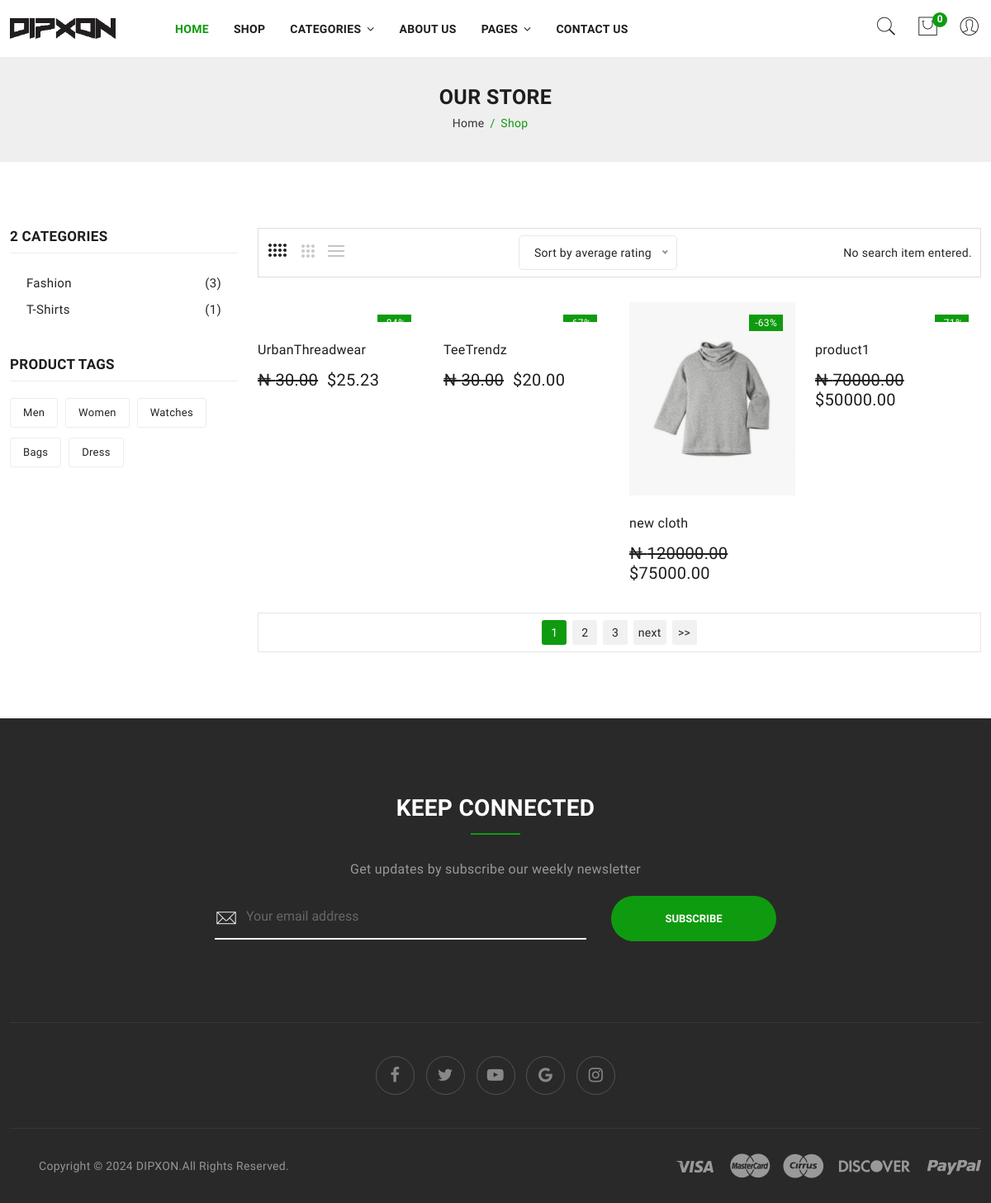
Before: /shop/products with the older database file.
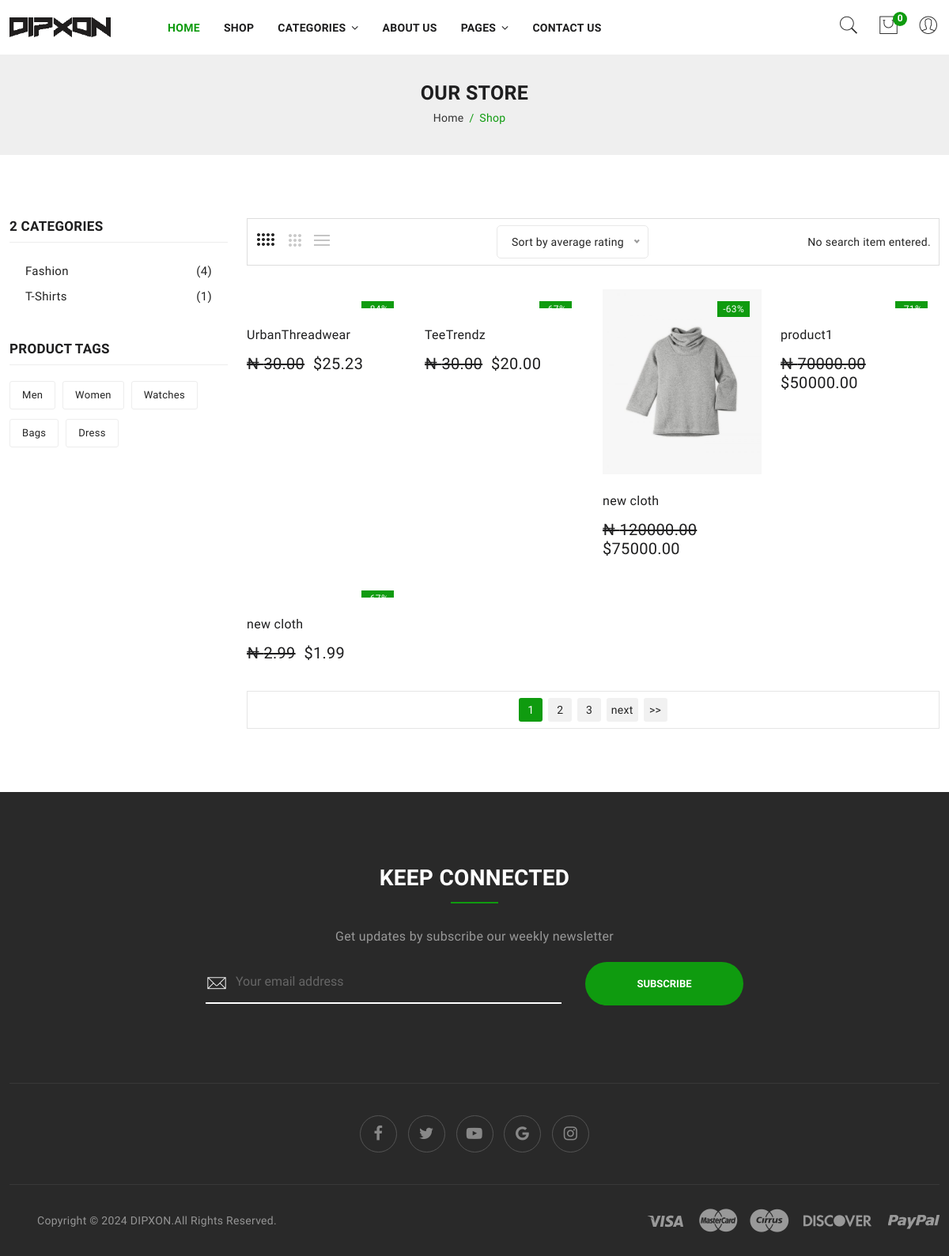
After: the same page with the newer database file.
### dipapp/models.py (models this page shows, shortened)
class Category(models.Model):
    cid         = ShortUUIDField(unique = True, length = 10, max_length = 30, prefix      ="cat", alphabet="abcbefghi12345")
    title       = models.CharField(max_length = 100, default="Fashion")
    image       = models.ImageField(upload_to="category", default="category.jpg")
    class Meta:
        verbose_name_plural = "Categories"

class Product(models.Model):
    pid                 = ShortUUIDField(unique = True,
                                         length = 10,
                                         max_length = 20,
                                         alphabet="abcbefghi12345")
    user                = models.ForeignKey(User,
                                            on_delete = models.SET_NULL,
                                            null = True)
    category            = models.ForeignKey(Category,
                                            on_delete = models.SET_NULL,
                                            null = True, related_name='category')
    vendor            = models.ForeignKey(Vendor,
                                            on_delete = models.SET_NULL,
                                            null = True)
    title               = models.CharField(max_length = 100,
                                           default = "new cloth")
    image               = models.ImageField(upload_to=user_directory_path,
                                            default="product.jpg")
    description         = RichTextUploadingField(null = True,
                                           blank = True,
                                           default = "Porduct")
    price               = models.DecimalField(max_digits=9999999999999999,
                                              decimal_places = 2,
                                              default = "1.99")
    old_price           = models.DecimalField(max_digits=9999999999999999,
                                              decimal_places = 2,
                                              default = "2.99")
    specifications      = RichTextUploadingField(null = True,
                                           blank = True)
    type               = models.CharField(max_length = 100,
                                           default = "Silk-blend",
                                           null = True,
                                           blank = True)
    stock_count               = models.CharField(max_length = 100,
                                           default = "10",
                                           null = True,
                                           blank = True)
    product_status      = models.CharField(choices = STATUS,
                                      max_length = 10,
                                      default="in_review")
    status              = models.BooleanField(default=True)
    in_stock            = models.BooleanField(default=True)
    featured            = models.BooleanField(default=False)
    digital             = models.BooleanField(default=False)
    sku                 = ShortUUIDField(unique = True,
                                         length = 4,
                                         prefix ="sku",
                                         max_length = 10,
                                         alphabet="1234567890")
    date                = models.DateTimeField(auto_now_add = True)
    updated             = models.DateTimeField(null = True, blank = True)
    tags                = TaggableManager(blank = True)
    class Meta:
        verbose_name_plural = "Products"
    def get_percentage(self):
        new_price = (self.price / self.old_price) * 100
        return new_price

### dipapp/views.py (the view)
# urls.py: path('shop/products', views.shop, name="shop"),
def shop(request):
    products = Product.objects.filter(product_status ="published")
    categories = Category.objects.all()
    context = {
        'products': products,
        'categories': categories,
    }
    return render(request, 'dipapp/shop.html', context)

### dipapp/context_processor.py (called while the page is built)
def default(request):
    categories = Category.objects.all()
    address = None  # Initialize address with None
    if request.user.is_authenticated:
        try:
            address = Address.objects.get(user=request.user)
        except Address.DoesNotExist:
            pass
    cart_total_amount = 0
    if 'cart_data_obj' in request.session:
        for p_id, item in request.session['cart_data_obj'].items():
            cart_total_amount += int(item['qty']) * float(item['price']) # getting the quantity of each products, multiplying each items. quantity multiply by it price
    return {
        'categories': categories,
        'address': address,
    }

### dipapp/templates/dipapp/shop.html (shortened to what this page needs)
{% extends "base.html" %}
{% load static %}
{% block content %}
  <div class="breadcrumbs_area">
    <div class="container">
        <div class="row">
            <div class="col-12">
                <div class="breadcrumb_content">
                    {% if query %}
                    <h3>Search Result</h3>
                    {% else %}
                    <h3>Our Store</h3>
                    {% endif %}
                    <ul>
                        <li><a href="{% url "home" %}">home</a></li>
                        <li>shop</li>
                    </ul>
                </div>
            </div>
        </div>
    </div>
</div>
<div class="shop_area shop_reverse mb-80">
    <div class="container">
        <div class="row">
            <div class="col-lg-3 col-md-12">
                <aside class="sidebar_widget">
                    <div class="widget_inner">
                        <div class="widget_list widget_categories">
                            <h3>
                                {{ categories.count }}
                                 {% if categories.count == 1 %}
                                 Category
                                 {% else %}
                                 Categories
                                 {% endif %}
                                </h3>
                            <ul>
                                <li class="">
                                    {% for c in categories %}
                                    <a href="{% url 'category-product-list' c.cid %}">{{c.title}}     <span>({{c.category.count}})</span></a></a>
                                    {% endfor %}
                                </li>
                            </ul>
                        </div>
                        <div class="widget_list tags_widget">
                            <h3>Product tags</h3>
                            <div class="tag_cloud">
                                <a href="#">Men</a>
                                <a href="#">Women</a>
                                <a href="#">Watches</a>
                                <a href="#">Bags</a>
                                <a href="#">Dress</a>
                            </div>
                        </div>
                    </div>
                </aside>
            </div>
            <div class="col-lg-9 col-md-12">
                <div class="shop_toolbar_wrapper">
                    <div class="shop_toolbar_btn">
                        <button data-role="grid_4" type="button"  class="active  btn-grid-4" data-bs-toggle="tooltip" title="4"></button>
                        <button data-role="grid_3" type="button" class=" btn-grid-3" data-bs-toggle="tooltip" title="3"></button>
                        <button data-role="grid_list" type="button"  class="btn-list" data-bs-toggle="tooltip" title="List"></button>
                    </div>
                    <div class=" niceselect_option">
                    </div>
                    <div class="page_amount">
                        {% if query %}
                            {% if product_count >  0 %}
                                <p>{{ product_count }} Items 🛒 was found</p>
                            {% else %}
                                <p>No products found for "{{ query }}"</p>
                            {% endif %}
                        {% else %}
                            <p>No search item entered.</p>
                        {% endif %}
                    </div>
                </div>
                 <div class="row shop_wrapper">
                    {% for p in products %}
                    <div class="col-lg-3 col-md-4 col-sm-6 col-12 ">
                        <div class="single_product">
                            <div class="product_thumb">
                                <a class="primary_img" href="{% url 'product_detail' p.pid %}"><img src="{{ p.image.url }}" alt=""></a>
                                        <div class="label_product">
                                            <span class="label_sale"> {{p.get_percentage|floatformat:0}}&#37;</span>
                                        </div>
                                <div class="label_product">
                                    <span class="label_sale">-{{p.get_percentage|floatformat:0}}&#37;</span>
                                </div>
                            </div>
                            <div class="product_content grid_content">
                                <div class="product_content_inner">
                                    <h4 class="product_name"><a href="{% url 'product_detail' p.pid %}">{{p.title}}</a></h4>
                                    <div class="price_box">
                                        <span class="old_price">&#x20A6; {{p.old_price}}</span>
                <span>$</span><span class="current_price current-product-price-{{ p.id }}" id="current-product-price-{{ p.id }}">{{p.price}}</span>
                                    </div>
                                </div>
                            </div>
                        </div>
                    </div>
                    {% endfor %}
                </div>
                <div class="shop_toolbar t_bottom">
                    <div class="pagination">
                        <ul>
                            <li class="current">1</li>
                            <li><a href="#">2</a></li>
                            <li><a href="#">3</a></li>
                            <li class="next"><a href="#">next</a></li>
                            <li><a href="#">>></a></li>
                        </ul>
                    </div>
                </div>
            </div>
        </div>
    </div>
</div>
    {% endblock  %}

### templates/base.html (shortened to what this page needs)
<!doctype html>
{% load static %}
{% load humanize %}
<html class="no-js" lang="en">
<head>
    <link rel="stylesheet" href="{% static 'assets/css/bootstrap.min.css' %}">
    <link rel="stylesheet" href="{% static 'assets/css/owl.carousel.min.css' %}">
    <link rel="stylesheet" href="{% static 'assets/css/slick.css' %}">
    <link rel="stylesheet" href="{% static 'assets/css/magnific-popup.css' %}">
    <link rel="stylesheet" href="{% static 'assets/css/font.awesome.css' %}">
    <link rel="stylesheet" href="{% static 'assets/css/ionicons.min.css' %}">
    <link rel="stylesheet" href="{% static 'assets/css/pe-icon-7-stroke.css' %}">
    <link rel="stylesheet" href="{% static 'assets/css/animate.css' %}">
    <link rel="stylesheet" href="{% static 'assets/css/jquery-ui.min.css' %}">
    <link rel="stylesheet" href="{% static 'assets/css/plugins.css' %}">
    <link rel="stylesheet" href="{% static 'assets/css/style.css' %}">
</head>
<body>
    {% include 'partials/header.html' %}
    {% block content %}
        {% endblock  %}
        {% include 'partials/footer.html' %}
</body>
</html>

### templates/partials/header.html (shortened to what this page needs)
{% load static %}
    <header>
        <div class="main_header sticky-header">
			<div class="container">
				<div class="row align-items-center">
					<div class="col-lg-2 col-md-4 offset-md-4 offset-lg-0 col-5 offset-3 col-sm-5">
						<div class="logo">
							<a href="{% url "home" %}"><img src="{% static 'assets/img/logo/logo.png' %}" alt=""></a>
						</div>
					</div>
					<div class="col-lg-8">
						<div class="main_menu menu_position">
							<nav>
								<ul>
									<li>
                                        <a class="active"  href="{% url "home" %}">
                                            home
                                        </a>
									</li>
									<li class="mega_items">
                                        <a href="{% url "shop" %}">shop</a>
									</li>
                                    <li>
                                        <a href="#">Categories <i class="fa fa-angle-down"></i>
                                        </a>
									</li>
									<li><a href="about.html"> About us</a></li>
									<li><a href="#">pages <i class="fa fa-angle-down"></i></a>
									</li>
                                    <li><a href="contact.html"> Contact Us</a></li>
								</ul>
							</nav>
						</div>
					</div>
					<div class="col-lg-2 col-md-4 col-sm-4 col-4">
						<div class="header_account_area">
							<div class="header_account_list search_list">
								<a href="javascript:void(0)"><span class="pe-7s-search"></span></a>
							</div>
                <div class="header_account_list  mini_cart_wrapper">
                    <a href="javascript:void(0)"><span class="pe-7s-shopbag"></span>
                        <span class="item_count cart-items-count">{{request.session.cart_data_obj|length}}</span>
                    </a>
                </div>
						    <div class="language_currency header_account_list ">
						        <a href="#"> <span class="pe-7s-user"></span></a>
							</div>
						</div>
					</div>
				</div>
			</div>
        </div>
    </header>

### templates/partials/footer.html (shortened to what this page needs)
{% load static %}
<footer class="footer_widgets">
    <div class="container">
        <div class="footer_top">
            <div class="row">
                <div class="col-12">
                    <div class="newsletter_area">
                         <div class="section_title">
                           <h2>Keep Connected</h2>
                        </div>
                        <div class="newsletter_desc">
                            <p>Get updates by subscribe our weekly newsletter</p>
                        </div>
                           <div class="subscribe_form">
                            <form id="mc-form" class="mc-form footer-newsletter" >
                                <input id="mc-email" type="email" autocomplete="off" placeholder="Your email address" />
                                <button id="mc-submit">Subscribe</button>
                            </form>
                        </div>
                    </div>
                </div>
             </div>
        </div>
        <div class="footer_middle">
            <div class="row">
                <div class="col-12">
                    <div class="footer_social">
                        <ul>
                            <li><a href="#"><i class="fa fa-facebook" aria-hidden="true"></i></a></li>
                            <li><a href="#"><i class="fa fa-twitter" aria-hidden="true"></i></a></li>
                            <li><a href="#"><i class="fa fa-youtube-play" aria-hidden="true"></i></a></li>
                            <li><a href="#"><i class="fa fa-google" aria-hidden="true"></i></a></li>
                            <li><a href="#"><i class="fa fa-instagram" aria-hidden="true"></i></a></li>
                        </ul>
                    </div>
                </div>
            </div>
        </div>
        <div class="footer_bottom">
            <div class="row align-items-center">
                <div class="col-lg-6 col-md-7">
                    <div class="footer_bottom_left">
                        <div class="copyright_area">
                            <p>Copyright  © 2024 <a href="">DIPXON</a>.<a href="#" target="_blank">All rights reserved.</a></p>
                        </div>
                    </div>
                </div>
                <div class="col-lg-6 col-md-5">
                   <div class="footer_paypal text-right">
                           <a href="#"><img src="{% static 'assets/img/icon/payment.png' %}" alt=""></a>
                   </div>
                </div>
            </div>
        </div>
    </div>
</footer>

Changed rows visible on the page:
computed for Category "Fashion": category.count "3" → "4"
added Product: title "new cloth", old_price "2.99", price "1.99"
